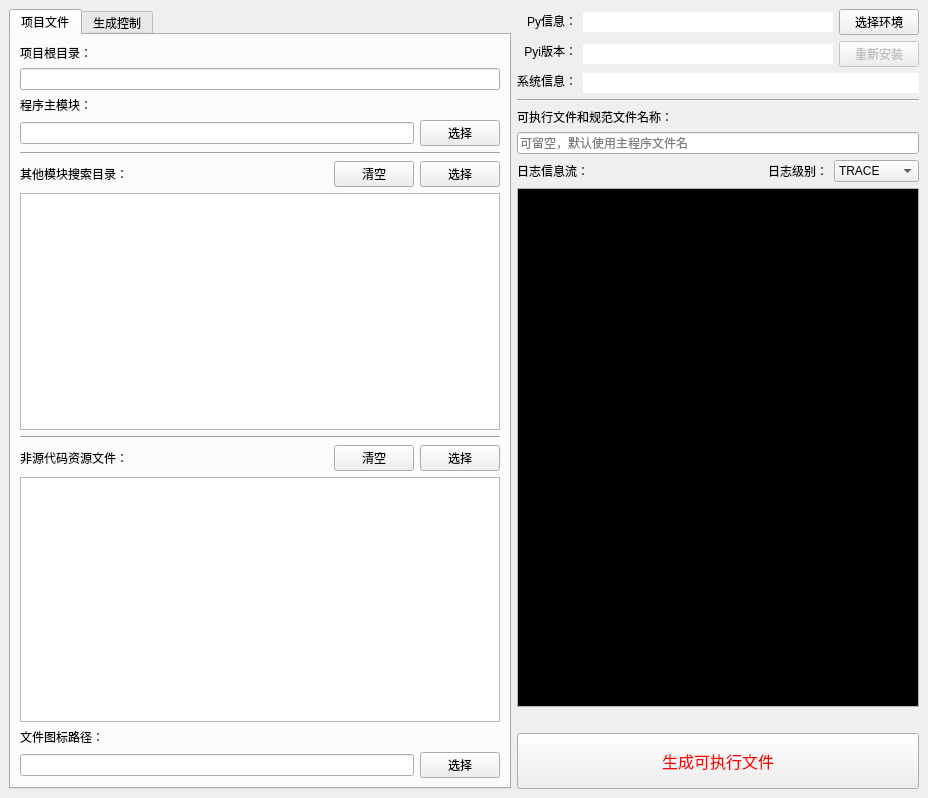
<?xml version="1.0" encoding="UTF-8"?>
<ui version="4.0">
 <class>PyInstallerTool</class>
 <widget class="QMainWindow" name="PyInstallerTool">
  <property name="windowModality">
   <enum>Qt::ApplicationModal</enum>
  </property>
  <property name="geometry">
   <rect>
    <x>0</x>
    <y>0</y>
    <width>928</width>
    <height>798</height>
   </rect>
  </property>
  <property name="font">
   <font>
    <family>Microsoft YaHei UI</family>
   </font>
  </property>
  <property name="windowTitle">
   <string>程序打包工具</string>
  </property>
  <widget class="QWidget" name="centralwidget">
   <layout class="QHBoxLayout" name="horizontalLayout_19">
    <item>
     <layout class="QHBoxLayout" name="horizontalLayout_18" stretch="5,4">
      <item>
       <widget class="QTabWidget" name="tabWidget">
        <property name="currentIndex">
         <number>0</number>
        </property>
        <widget class="QWidget" name="tab_project_files">
         <attribute name="title">
          <string>项目文件</string>
         </attribute>
         <layout class="QVBoxLayout" name="verticalLayout_17">
          <item>
           <layout class="QVBoxLayout" name="verticalLayout_5">
            <item>
             <layout class="QVBoxLayout" name="verticalLayout">
              <item>
               <layout class="QVBoxLayout" name="verticalLayout_2">
                <item>
                 <widget class="QLabel" name="label_2">
                  <property name="text">
                   <string>项目根目录：</string>
                  </property>
                 </widget>
                </item>
                <item>
                 <widget class="QLineEdit" name="le_project_root">
                  <property name="contextMenuPolicy">
                   <enum>Qt::NoContextMenu</enum>
                  </property>
                  <property name="readOnly">
                   <bool>true</bool>
                  </property>
                 </widget>
                </item>
               </layout>
              </item>
              <item>
               <widget class="QLabel" name="label">
                <property name="text">
                 <string>程序主模块：</string>
                </property>
               </widget>
              </item>
              <item>
               <layout class="QHBoxLayout" name="horizontalLayout_3">
                <item>
                 <widget class="QLineEdit" name="le_program_entry_old">
                  <property name="contextMenuPolicy">
                   <enum>Qt::NoContextMenu</enum>
                  </property>
                 </widget>
                </item>
                <item>
                 <widget class="QPushButton" name="pb_select_program_entry">
                  <property name="text">
                   <string>选择</string>
                  </property>
                 </widget>
                </item>
               </layout>
              </item>
             </layout>
            </item>
            <item>
             <layout class="QVBoxLayout" name="verticalLayout_3">
              <item>
               <widget class="Line" name="line">
                <property name="orientation">
                 <enum>Qt::Horizontal</enum>
                </property>
               </widget>
              </item>
              <item>
               <layout class="QHBoxLayout" name="horizontalLayout_5" stretch="9,0,0">
                <item>
                 <widget class="QLabel" name="label_3">
                  <property name="text">
                   <string>其他模块搜索目录：</string>
                  </property>
                 </widget>
                </item>
                <item>
                 <widget class="QPushButton" name="pb_clear_module_search_path">
                  <property name="text">
                   <string>清空</string>
                  </property>
                 </widget>
                </item>
                <item>
                 <widget class="QPushButton" name="pb_select_module_search_path">
                  <property name="text">
                   <string>选择</string>
                  </property>
                 </widget>
                </item>
               </layout>
              </item>
              <item>
               <widget class="QTextEdit" name="te_module_search_path_old">
                <property name="contextMenuPolicy">
                 <enum>Qt::NoContextMenu</enum>
                </property>
               </widget>
              </item>
             </layout>
            </item>
            <item>
             <widget class="Line" name="line_2">
              <property name="orientation">
               <enum>Qt::Horizontal</enum>
              </property>
             </widget>
            </item>
            <item>
             <layout class="QVBoxLayout" name="verticalLayout_4">
              <item>
               <layout class="QHBoxLayout" name="horizontalLayout_6" stretch="9,0,0">
                <item>
                 <widget class="QLabel" name="label_4">
                  <property name="text">
                   <string>非源代码资源文件：</string>
                  </property>
                 </widget>
                </item>
                <item>
                 <widget class="QPushButton" name="pb_clear_other_data">
                  <property name="text">
                   <string>清空</string>
                  </property>
                 </widget>
                </item>
                <item>
                 <widget class="QPushButton" name="pb_select_other_data">
                  <property name="text">
                   <string>选择</string>
                  </property>
                 </widget>
                </item>
               </layout>
              </item>
              <item>
               <widget class="QTextEdit" name="te_other_data_old">
                <property name="contextMenuPolicy">
                 <enum>Qt::NoContextMenu</enum>
                </property>
               </widget>
              </item>
             </layout>
            </item>
            <item>
             <layout class="QVBoxLayout" name="verticalLayout_8">
              <item>
               <widget class="QLabel" name="label_7">
                <property name="text">
                 <string>文件图标路径：</string>
                </property>
               </widget>
              </item>
              <item>
               <layout class="QHBoxLayout" name="horizontalLayout_11" stretch="9,0">
                <item>
                 <widget class="QLineEdit" name="le_file_icon_path_old">
                  <property name="contextMenuPolicy">
                   <enum>Qt::NoContextMenu</enum>
                  </property>
                 </widget>
                </item>
                <item>
                 <widget class="QPushButton" name="pb_select_file_icon">
                  <property name="text">
                   <string>选择</string>
                  </property>
                 </widget>
                </item>
               </layout>
              </item>
             </layout>
            </item>
           </layout>
          </item>
         </layout>
        </widget>
        <widget class="QWidget" name="tab_build_control">
         <attribute name="title">
          <string>生成控制</string>
         </attribute>
         <layout class="QVBoxLayout" name="verticalLayout_14">
          <item>
           <layout class="QVBoxLayout" name="verticalLayout_12">
            <item>
             <layout class="QHBoxLayout" name="horizontalLayout_9">
              <item>
               <widget class="QRadioButton" name="rb_pack_to_one_dir">
                <property name="text">
                 <string>打包成单目录(建议)</string>
                </property>
               </widget>
              </item>
              <item>
               <widget class="QRadioButton" name="rb_pack_to_one_file">
                <property name="text">
                 <string>打包成单文件</string>
                </property>
               </widget>
              </item>
             </layout>
            </item>
            <item>
             <widget class="QCheckBox" name="cb_execute_with_console">
              <property name="text">
               <string>打包的程序运行时显示控制台</string>
              </property>
             </widget>
            </item>
            <item>
             <widget class="QCheckBox" name="cb_without_confirm">
              <property name="text">
               <string>输出目录不为空时清空而无需确认</string>
              </property>
             </widget>
            </item>
            <item>
             <widget class="QCheckBox" name="cb_use_upx">
              <property name="text">
               <string>使用UPX对文件进行压缩</string>
              </property>
             </widget>
            </item>
            <item>
             <widget class="QCheckBox" name="cb_clean_before_build">
              <property name="text">
               <string>构建前清理缓存并删除临时文件</string>
              </property>
             </widget>
            </item>
            <item>
             <layout class="QHBoxLayout" name="horizontalLayout_15">
              <item>
               <widget class="QLabel" name="label_11">
                <property name="text">
                 <string>字节码加密秘钥：</string>
                </property>
               </widget>
              </item>
              <item>
               <widget class="QLineEdit" name="le_bytecode_encryption_key">
                <property name="contextMenuPolicy">
                 <enum>Qt::NoContextMenu</enum>
                </property>
                <property name="placeholderText">
                 <string>Python字节码的加密秘钥，可留空</string>
                </property>
               </widget>
              </item>
             </layout>
            </item>
            <item>
             <widget class="Line" name="line_4">
              <property name="orientation">
               <enum>Qt::Horizontal</enum>
              </property>
             </widget>
            </item>
            <item>
             <layout class="QVBoxLayout" name="verticalLayout_11">
              <item>
               <layout class="QVBoxLayout" name="verticalLayout_15">
                <item>
                 <widget class="QLabel" name="label_17">
                  <property name="text">
                   <string>SPEC文件储存位置：</string>
                  </property>
                 </widget>
                </item>
                <item>
                 <layout class="QHBoxLayout" name="horizontalLayout_16">
                  <item>
                   <widget class="QLineEdit" name="le_spec_dir">
                    <property name="contextMenuPolicy">
                     <enum>Qt::NoContextMenu</enum>
                    </property>
                    <property name="placeholderText">
                     <string>可留空，默认储存位置：项目根目录</string>
                    </property>
                   </widget>
                  </item>
                  <item>
                   <widget class="QPushButton" name="pb_select_spec_dir">
                    <property name="text">
                     <string>选择</string>
                    </property>
                   </widget>
                  </item>
                 </layout>
                </item>
               </layout>
              </item>
              <item>
               <widget class="QLabel" name="label_10">
                <property name="text">
                 <string>临时文件目录：</string>
                </property>
               </widget>
              </item>
              <item>
               <layout class="QHBoxLayout" name="horizontalLayout_14">
                <item>
                 <widget class="QLineEdit" name="le_temp_working_dir">
                  <property name="contextMenuPolicy">
                   <enum>Qt::NoContextMenu</enum>
                  </property>
                  <property name="placeholderText">
                   <string>可留空，默认目录：项目根目录/build</string>
                  </property>
                 </widget>
                </item>
                <item>
                 <widget class="QPushButton" name="pb_select_temp_working_dir">
                  <property name="text">
                   <string>选择</string>
                  </property>
                 </widget>
                </item>
               </layout>
              </item>
             </layout>
            </item>
            <item>
             <layout class="QVBoxLayout" name="verticalLayout_9">
              <item>
               <widget class="QLabel" name="label_8">
                <property name="text">
                 <string>打包文件储存位置：</string>
                </property>
               </widget>
              </item>
              <item>
               <layout class="QHBoxLayout" name="horizontalLayout_12">
                <item>
                 <widget class="QLineEdit" name="le_output_dir">
                  <property name="contextMenuPolicy">
                   <enum>Qt::NoContextMenu</enum>
                  </property>
                  <property name="placeholderText">
                   <string>可留空，默认储存位置：项目根目录/dist</string>
                  </property>
                 </widget>
                </item>
                <item>
                 <widget class="QPushButton" name="pb_select_output_dir">
                  <property name="text">
                   <string>选择</string>
                  </property>
                 </widget>
                </item>
               </layout>
              </item>
             </layout>
            </item>
            <item>
             <layout class="QVBoxLayout" name="verticalLayout_10">
              <item>
               <widget class="QLabel" name="label_9">
                <property name="text">
                 <string>UPX可执行文件查找位置：</string>
                </property>
               </widget>
              </item>
              <item>
               <layout class="QHBoxLayout" name="horizontalLayout_13">
                <item>
                 <widget class="QLineEdit" name="le_upx_search_path">
                  <property name="contextMenuPolicy">
                   <enum>Qt::NoContextMenu</enum>
                  </property>
                  <property name="placeholderText">
                   <string>可留空，找不到UPX时将不进行压缩</string>
                  </property>
                 </widget>
                </item>
                <item>
                 <widget class="QPushButton" name="pb_select_upx_search_path">
                  <property name="text">
                   <string>选择</string>
                  </property>
                 </widget>
                </item>
               </layout>
              </item>
             </layout>
            </item>
            <item>
             <layout class="QVBoxLayout" name="verticalLayout_13">
              <item>
               <layout class="QVBoxLayout" name="verticalLayout_7">
                <item>
                 <widget class="QLabel" name="label_12">
                  <property name="text">
                   <string>可执行文件版本信息文件：</string>
                  </property>
                 </widget>
                </item>
                <item>
                 <layout class="QHBoxLayout" name="horizontalLayout_10">
                  <item>
                   <widget class="QLineEdit" name="le_version_file">
                    <property name="enabled">
                     <bool>false</bool>
                    </property>
                    <property name="contextMenuPolicy">
                     <enum>Qt::NoContextMenu</enum>
                    </property>
                    <property name="toolTip">
                     <string>功能暂未完成。</string>
                    </property>
                   </widget>
                  </item>
                  <item>
                   <widget class="QPushButton" name="pb_select_version_file">
                    <property name="enabled">
                     <bool>false</bool>
                    </property>
                    <property name="toolTip">
                     <string>功能暂未完成。</string>
                    </property>
                    <property name="text">
                     <string>选择</string>
                    </property>
                   </widget>
                  </item>
                 </layout>
                </item>
               </layout>
              </item>
              <item>
               <widget class="QLabel" name="label_14">
                <property name="text">
                 <string>UPX压缩时排除的文件名：</string>
                </property>
               </widget>
              </item>
              <item>
               <widget class="QTextEdit" name="te_upx_exclude_files">
                <property name="contextMenuPolicy">
                 <enum>Qt::NoContextMenu</enum>
                </property>
                <property name="acceptDrops">
                 <bool>false</bool>
                </property>
                <property name="placeholderText">
                 <string>某些动态链接库或可执行文件使用UPX压缩后可能无法正常运行，可将这些文件名添加到此处以使UPX在压缩时略过，文件名之间请使用空格分隔。</string>
                </property>
               </widget>
              </item>
             </layout>
            </item>
           </layout>
          </item>
         </layout>
        </widget>
       </widget>
      </item>
      <item>
       <layout class="QVBoxLayout" name="verticalLayout_20">
        <item>
         <layout class="QHBoxLayout" name="horizontalLayout_7" stretch="0,9">
          <item>
           <layout class="QVBoxLayout" name="verticalLayout_6">
            <item>
             <widget class="QLabel" name="label_6">
              <property name="text">
               <string>Py信息：</string>
              </property>
              <property name="alignment">
               <set>Qt::AlignRight|Qt::AlignTrailing|Qt::AlignVCenter</set>
              </property>
             </widget>
            </item>
            <item>
             <widget class="QLabel" name="label_16">
              <property name="text">
               <string>Pyi版本：</string>
              </property>
              <property name="alignment">
               <set>Qt::AlignRight|Qt::AlignTrailing|Qt::AlignVCenter</set>
              </property>
             </widget>
            </item>
            <item>
             <widget class="QLabel" name="label_15">
              <property name="text">
               <string>系统信息：</string>
              </property>
              <property name="alignment">
               <set>Qt::AlignRight|Qt::AlignTrailing|Qt::AlignVCenter</set>
              </property>
             </widget>
            </item>
           </layout>
          </item>
          <item>
           <layout class="QVBoxLayout" name="verticalLayout_18">
            <item>
             <layout class="QHBoxLayout" name="horizontalLayout" stretch="9,0">
              <item>
               <widget class="QLineEdit" name="le_py_info">
                <property name="contextMenuPolicy">
                 <enum>Qt::NoContextMenu</enum>
                </property>
                <property name="text">
                 <string/>
                </property>
                <property name="frame">
                 <bool>false</bool>
                </property>
                <property name="readOnly">
                 <bool>true</bool>
                </property>
               </widget>
              </item>
              <item>
               <widget class="QPushButton" name="pb_select_py_env">
                <property name="text">
                 <string>选择环境</string>
                </property>
               </widget>
              </item>
             </layout>
            </item>
            <item>
             <layout class="QHBoxLayout" name="horizontalLayout_2" stretch="9,0">
              <item>
               <widget class="QLineEdit" name="le_pyi_info">
                <property name="contextMenuPolicy">
                 <enum>Qt::NoContextMenu</enum>
                </property>
                <property name="text">
                 <string/>
                </property>
                <property name="frame">
                 <bool>false</bool>
                </property>
                <property name="readOnly">
                 <bool>true</bool>
                </property>
               </widget>
              </item>
              <item>
               <widget class="QPushButton" name="pb_reinstall_pyi">
                <property name="enabled">
                 <bool>false</bool>
                </property>
                <property name="toolTip">
                 <string>功能未完成。</string>
                </property>
                <property name="text">
                 <string>重新安装</string>
                </property>
               </widget>
              </item>
             </layout>
            </item>
            <item>
             <widget class="QLineEdit" name="le_platform_info">
              <property name="contextMenuPolicy">
               <enum>Qt::NoContextMenu</enum>
              </property>
              <property name="text">
               <string/>
              </property>
              <property name="frame">
               <bool>false</bool>
              </property>
              <property name="readOnly">
               <bool>true</bool>
              </property>
             </widget>
            </item>
           </layout>
          </item>
         </layout>
        </item>
        <item>
         <widget class="Line" name="line_3">
          <property name="orientation">
           <enum>Qt::Horizontal</enum>
          </property>
         </widget>
        </item>
        <item>
         <layout class="QVBoxLayout" name="verticalLayout_19">
          <item>
           <widget class="QLabel" name="label_13">
            <property name="text">
             <string>可执行文件和规范文件名称：</string>
            </property>
           </widget>
          </item>
          <item>
           <widget class="QLineEdit" name="le_exefile_specfile_name">
            <property name="contextMenuPolicy">
             <enum>Qt::NoContextMenu</enum>
            </property>
            <property name="placeholderText">
             <string>可留空，默认使用主程序文件名</string>
            </property>
           </widget>
          </item>
         </layout>
        </item>
        <item>
         <layout class="QVBoxLayout" name="verticalLayout_16">
          <item>
           <layout class="QHBoxLayout" name="horizontalLayout_17" stretch="9,0">
            <item>
             <widget class="QLabel" name="label_5">
              <property name="text">
               <string>日志信息流：</string>
              </property>
             </widget>
            </item>
            <item>
             <layout class="QHBoxLayout" name="horizontalLayout_8">
              <item>
               <widget class="QLabel" name="label_18">
                <property name="text">
                 <string>日志级别：</string>
                </property>
               </widget>
              </item>
              <item>
               <widget class="QComboBox" name="cb_log_level">
                <item>
                 <property name="text">
                  <string>TRACE</string>
                 </property>
                </item>
                <item>
                 <property name="text">
                  <string>DEBUG</string>
                 </property>
                </item>
                <item>
                 <property name="text">
                  <string>INFO</string>
                 </property>
                </item>
                <item>
                 <property name="text">
                  <string>WARN</string>
                 </property>
                </item>
                <item>
                 <property name="text">
                  <string>ERROR</string>
                 </property>
                </item>
                <item>
                 <property name="text">
                  <string>CRITICAL</string>
                 </property>
                </item>
               </widget>
              </item>
             </layout>
            </item>
           </layout>
          </item>
          <item>
           <widget class="QTextEdit" name="te_pyi_out_stream">
            <property name="minimumSize">
             <size>
              <width>0</width>
              <height>456</height>
             </size>
            </property>
            <property name="palette">
             <palette>
              <active>
               <colorrole role="Text">
                <brush brushstyle="SolidPattern">
                 <color alpha="255">
                  <red>255</red>
                  <green>255</green>
                  <blue>255</blue>
                 </color>
                </brush>
               </colorrole>
               <colorrole role="Base">
                <brush brushstyle="SolidPattern">
                 <color alpha="255">
                  <red>0</red>
                  <green>0</green>
                  <blue>0</blue>
                 </color>
                </brush>
               </colorrole>
              </active>
              <inactive>
               <colorrole role="Text">
                <brush brushstyle="SolidPattern">
                 <color alpha="255">
                  <red>255</red>
                  <green>255</green>
                  <blue>255</blue>
                 </color>
                </brush>
               </colorrole>
               <colorrole role="Base">
                <brush brushstyle="SolidPattern">
                 <color alpha="255">
                  <red>0</red>
                  <green>0</green>
                  <blue>0</blue>
                 </color>
                </brush>
               </colorrole>
              </inactive>
              <disabled>
               <colorrole role="Text">
                <brush brushstyle="SolidPattern">
                 <color alpha="255">
                  <red>120</red>
                  <green>120</green>
                  <blue>120</blue>
                 </color>
                </brush>
               </colorrole>
               <colorrole role="Base">
                <brush brushstyle="SolidPattern">
                 <color alpha="255">
                  <red>240</red>
                  <green>240</green>
                  <blue>240</blue>
                 </color>
                </brush>
               </colorrole>
              </disabled>
             </palette>
            </property>
            <property name="font">
             <font>
              <family>Lucida Console</family>
             </font>
            </property>
            <property name="contextMenuPolicy">
             <enum>Qt::NoContextMenu</enum>
            </property>
            <property name="lineWrapMode">
             <enum>QTextEdit::NoWrap</enum>
            </property>
            <property name="readOnly">
             <bool>true</bool>
            </property>
           </widget>
          </item>
         </layout>
        </item>
        <item>
         <layout class="QHBoxLayout" name="horizontalLayout_4" stretch="1,2">
          <item>
           <widget class="QLabel" name="lb_running_gif">
            <property name="text">
             <string/>
            </property>
            <property name="alignment">
             <set>Qt::AlignRight|Qt::AlignTrailing|Qt::AlignVCenter</set>
            </property>
           </widget>
          </item>
          <item>
           <widget class="QLabel" name="lb_running_tip">
            <property name="text">
             <string/>
            </property>
           </widget>
          </item>
         </layout>
        </item>
        <item>
         <widget class="QPushButton" name="pb_gen_executable">
          <property name="minimumSize">
           <size>
            <width>0</width>
            <height>56</height>
           </size>
          </property>
          <property name="palette">
           <palette>
            <active>
             <colorrole role="ButtonText">
              <brush brushstyle="SolidPattern">
               <color alpha="255">
                <red>255</red>
                <green>0</green>
                <blue>0</blue>
               </color>
              </brush>
             </colorrole>
            </active>
            <inactive>
             <colorrole role="ButtonText">
              <brush brushstyle="SolidPattern">
               <color alpha="255">
                <red>255</red>
                <green>0</green>
                <blue>0</blue>
               </color>
              </brush>
             </colorrole>
            </inactive>
            <disabled>
             <colorrole role="ButtonText">
              <brush brushstyle="SolidPattern">
               <color alpha="255">
                <red>120</red>
                <green>120</green>
                <blue>120</blue>
               </color>
              </brush>
             </colorrole>
            </disabled>
           </palette>
          </property>
          <property name="font">
           <font>
            <family>Microsoft YaHei UI</family>
            <pointsize>12</pointsize>
            <weight>50</weight>
            <bold>false</bold>
           </font>
          </property>
          <property name="text">
           <string>生成可执行文件</string>
          </property>
         </widget>
        </item>
       </layout>
      </item>
     </layout>
    </item>
   </layout>
  </widget>
 </widget>
 <resources/>
 <connections/>
</ui>
